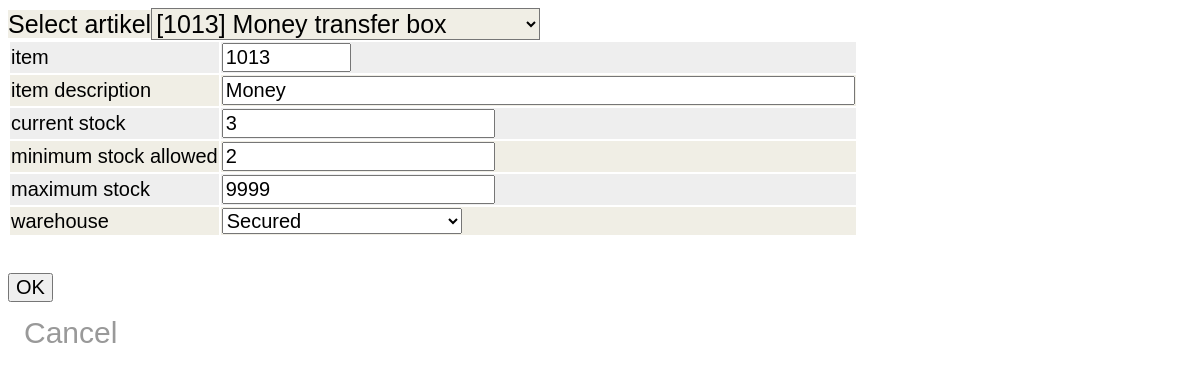
The page /maintainItem.php on the database as committed earlier.
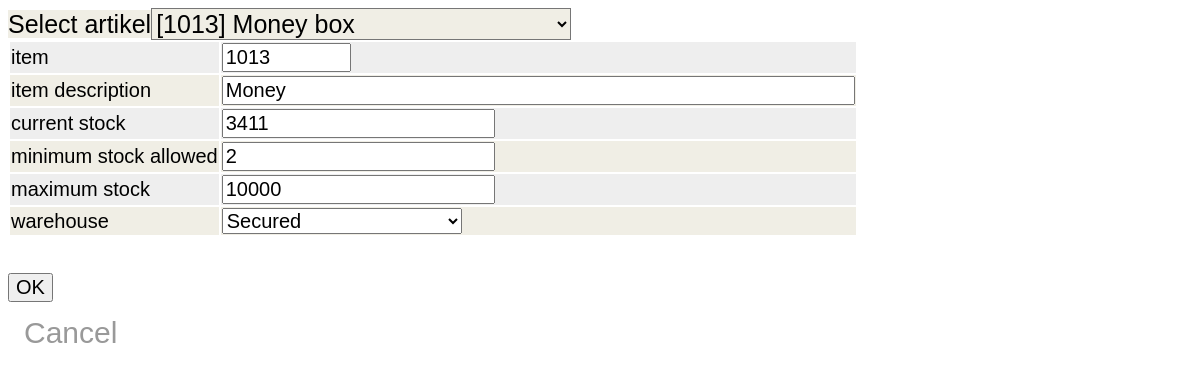
The same page on the database as committed later.
### tables this page shows
CREATE TABLE `item` (
  `item` int(8) NOT NULL,
  `description` varchar(50) NOT NULL,
  `stock` int(8) NOT NULL,
  `minStock` int(8) NOT NULL,
  `maxStock` int(8) NOT NULL,
  `warehouse` varchar(50) NOT NULL,
  `delTime` int(8) NOT NULL
);

### maintainItem.php (the view, shortened to what this page needs)
<?php
require_once './connection.php';
if (isset($_SESSION)) {
    if (isset($_SESSION['item'])) {
        $item = $_SESSION['item'];
    } else {
        $item = vulSessieItemsGegevensMetEersteItem();
    }
    if (isset($_SESSION['desc'])) {
        $desc = $_SESSION['desc'];
    } else {
        $desc = "";
    }
    if (isset($_SESSION['stock'])) {
        $stock = $_SESSION['stock'];
    } else {
        $stock = 0;
    }
    if (isset($_SESSION['minStock'])) {
        $minStock = $_SESSION['minStock'];
    } else {
        $minStock = 0;
    }
    if (isset($_SESSION['maxStock'])) {
        $maxStock = $_SESSION['maxStock'];
    } else {
        $maxStock = 0;
    }
    if (isset($_SESSION['warehouse'])) {
        $warehouse = $_SESSION['warehouse'];
    } else {
        $warehouse = "";
    }
}
?>
<html>
    <head>
        <link rel = "stylesheet" type = "text/css" href="oes.css">
    </head>
    <body>
        <table>
            <form name="maintainItem" action="updateItemDB.php"   onsubmit="return validate(this)" method =GET>
                <?php
                $conn = connectToDb();
                echo "<span id ='idselect'>Select artikel</span> " . createTagSelect($conn, "IDitem", $item);
                ?>
                <tr> <td> item                  </td> <td><input type="text"    name="item"     value=<?php echo $item; ?>      id=item     size="8"   /></td></tr>
                <tr> <td> item description      </td> <td><input type="text"    name="desc"     value=<?php echo $desc; ?>      id=desc     size="50"  /></td></tr>
                <tr> <td> current stock         </td> <td><input type="number"  name="stock"    value=<?php echo $stock; ?>     id=stock    size="30"  /></td></tr>
                <tr> <td> minimum stock allowed </td> <td><input type="number"  name="minStock" value=<?php echo $minStock; ?>  id=minStock size="30"  /></td></tr>
                <tr> <td> maximum stock         </td> <td><input type="number"  name="maxStock" value=<?php echo $maxStock; ?>  id=maxStock size="30"  /></td></tr>
                <tr> <td> warehouse </td> <td>
                        <select name="warehouse" id=warehouse>
                            <?php
                            echo geefOption("Secured", $warehouse);
                            ?>
                        </select>
                </tr> </td>
        </table>
        <br><br>   <input type="submit" value="OK" id=screenButtons">
    <div class="backButton" >
        <a href="itemMenu.html" >Cancel</a>
        <?php
        function createTagSelect($ParamConn, $selectidname, $p_item) {
            $sql = "SELECT `description` ,`item` FROM `item`;";
            $erinResultSet = $ParamConn->query($sql);
            $eruit = "<select id=$selectidname onClick=verwerkWijzItem(); >";
            for ($x = 0; $x < $erinResultSet->num_rows; $x++) {
                $row = $erinResultSet->fetch_assoc();
                if ($row['item'] == $p_item) {
                    $eruit .= "<option selected>";
                } else {
                    $eruit .= "<option>";
                }
                $eruit .= "[";
                $eruit .= $row['item'];
                $eruit .= "]  ";
                $eruit .= $row['description'];
                $eruit .= "</option>";
            }
            $eruit .= "</select>";
            return $eruit;
        }
        function vulSessieItemsGegevensMetEersteItem() {
            $conn = connectToDb();
            $sql = "SELECT *  FROM `item`  WHERE 1 LIMIT 1 offset 1 ";
            $resultSet = $conn->query($sql);
            $row = $resultSet->fetch_assoc();
            $item = $row['item'];
            return $item;
        }
        ?>

Rows that differ between the two databases and show on the page:
changed item: item "[1013] Money transfer box" → "[1013] Money box"
Other text that changed with them:
form field stock: "3" → "3411"
form field maxStock: "9999" → "10000"
